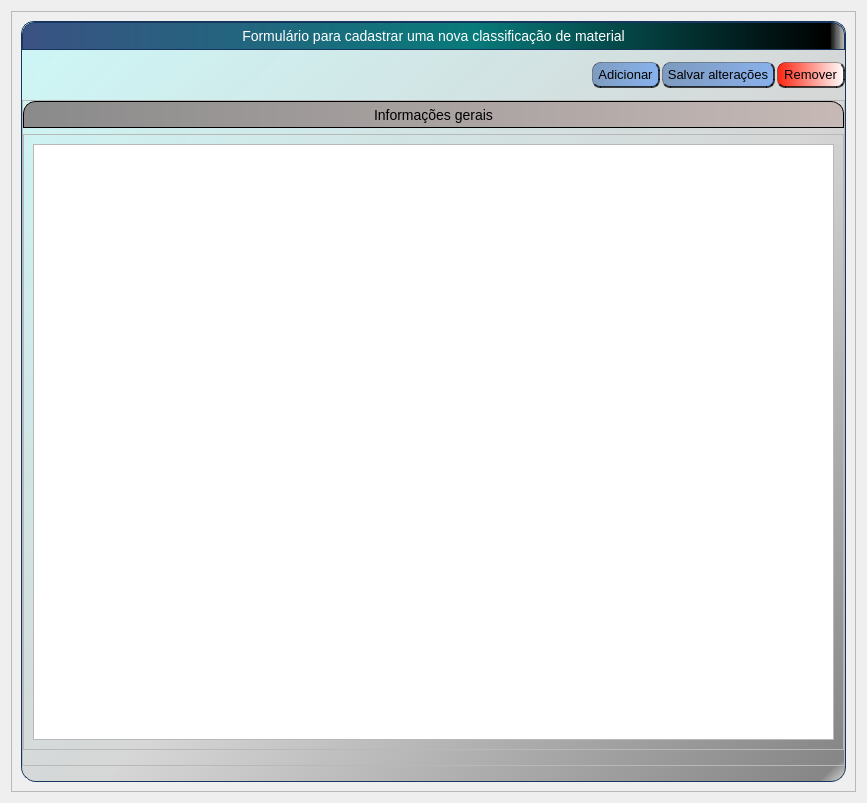
<?xml version="1.0" encoding="UTF-8"?>
<ui version="4.0">
 <class>FormCadastrarClassificacoesMateriais</class>
 <widget class="QWidget" name="FormCadastrarClassificacoesMateriais">
  <property name="windowTitle" stdset="0">
   <string>FormCadastrarClassificacoesMateriais</string>
  </property>
  <property name="geometry" stdset="0">
   <rect>
    <x>0</x>
    <y>0</y>
    <width>867</width>
    <height>803</height>
   </rect>
  </property>
  <layout class="QVBoxLayout" name="verticalLayout">
   <item>
    <widget class="QScrollArea" name="scrollArea">
     <property name="widgetResizable" stdset="0">
      <bool>true</bool>
     </property>
     <widget class="QWidget" name="scrollAreaWidgetContents">
      <property name="geometry" stdset="0">
       <rect>
        <x>0</x>
        <y>0</y>
        <width>847</width>
        <height>783</height>
       </rect>
      </property>
      <layout class="QVBoxLayout" name="verticalLayout_2">
       <item>
        <widget class="QFrame" name="frameFormulario">
         <property name="frameShape" stdset="0">
          <enum>QFrame::StyledPanel</enum>
         </property>
         <property name="frameShadow" stdset="0">
          <enum>QFrame::Raised</enum>
         </property>
         <property name="styleSheet" stdset="0">
          <string notr="true">QFrame#frameFormulario
{
	border: 1px solid #FF17365D;
	border-top-left-radius: 13px;
	border-top-right-radius: 13px;
	border-bottom-left-radius: 15px;
	border-bottom-right-radius: 15px;
	background-color: qlineargradient(spread:pad, x1:0, y1:0, x2:1, y2:1, stop:0 rgba(170, 255, 255, 125), stop:0.55 rgb(214, 214, 214), stop:0.98 rgb(134, 134, 134), stop:1 rgba(0, 0, 0, 0));
}

QLabel#labelTituloFormulario {
	border: 1px solid #FF17365D;
	border-top-left-radius: 13px;
	border-top-right-radius: 13px;
	background-color:qlineargradient(spread:pad, x1:0, y1:0, x2:1, y2:0, stop:0 rgb(59, 82, 131), stop:0.55 rgb(8, 122, 122), stop:0.98 rgba(0, 0, 0, 255), stop:1 rgba(0, 0, 0, 0));
color:rgb(255,255,255);
	padding: 5px 0px;
	max-height: 25px;
   font-size: 14px;
}

QPushButton
{
	border: 1px solid rgba(0, 0, 0, 85);
	border-radius: 8px;
	border-right: 2px solid rgba(0, 0, 0, 185);
	border-bottom: 2px solid rgba(0, 0, 0, 185);
  background-color:qlineargradient(spread:pad, x1:0, y1:0, x2:1, y2:0, stop:0 rgba(35, 84, 156, 125), stop:1 rgba(58, 134, 255, 125));
  font-size: 13px;
	height: 23px;
	width:65px;
	color: rgb(0, 0, 0);
}

QPushButton:pressed
{
	border: 1px solid rgba(0, 0, 0, 85);
	border-left: 2px solid rgba(91, 91, 91, 185);
	border-top: 2px solid rgba(91, 91, 91, 185);

}

QPushButton:hover
{
	background-color:qlineargradient(spread:pad, x1:0, y1:0, x2:1, y2:0, stop:0 rgba(135, 184, 255, 125), stop:1 rgba(158, 234, 255, 125));
}

QPushButton#pushButtonTituloInformacoesGerais
{
	border: 1px solid;
	border-top-left-radius: 13px;
	border-top-right-radius: 13px;
	border-bottom-left-radius: 0px;
	border-bottom-right-radius: 0px;
	background-color: qlineargradient(spread:pad, x1:0, y1:0, x2:1, y2:0, stop:0  rgb(138, 138, 138), stop:1 rgb(198, 185, 182));
	height: 25px;
   font-size: 14px;
}

QPushButton#pushButtonSalvar
{
	width:110;
}

QPushButton#pushButtonRemover
{
background-color:qlineargradient(spread:pad, x1:0, y1:0, x2:1, y2:0, stop:0 rgb(255, 36, 16), stop:1 rgba(255, 255, 255, 255));
}
</string>
         </property>
         <layout class="QVBoxLayout" name="verticalLayout_7">
          <property name="leftMargin">
           <number>0</number>
          </property>
          <property name="topMargin">
           <number>0</number>
          </property>
          <property name="rightMargin">
           <number>0</number>
          </property>
          <property name="bottomMargin">
           <number>15</number>
          </property>
          <item>
           <widget class="QLabel" name="labelTituloFormulario">
            <property name="text" stdset="0">
             <string>Formulário para cadastrar uma nova classificação de material</string>
            </property>
            <property name="alignment" stdset="0">
             <set>Qt::AlignCenter</set>
            </property>
            <property name="styleSheet" stdset="0">
             <string notr="true"/>
            </property>
            <property name="font" stdset="0">
             <font>
              <pointsize>-1</pointsize>
             </font>
            </property>
           </widget>
          </item>
          <item>
           <layout class="QHBoxLayout" name="horizontalLayoutBotoes">
            <property name="spacing" stdset="0">
             <number>2</number>
            </property>
            <property name="topMargin">
             <number>6</number>
            </property>
            <property name="bottomMargin">
             <number>6</number>
            </property>
            <item>
             <spacer name="horizontalSpacer">
              <property name="sizeHint" stdset="0">
               <size>
                <width>40</width>
                <height>20</height>
               </size>
              </property>
              <property name="orientation" stdset="0">
               <enum>Qt::Horizontal</enum>
              </property>
             </spacer>
            </item>
            <item>
             <widget class="QPushButton" name="pushButtonAdicionar">
              <property name="text" stdset="0">
               <string>Adicionar</string>
              </property>
              <property name="styleSheet" stdset="0">
               <string notr="true"/>
              </property>
             </widget>
            </item>
            <item>
             <widget class="QPushButton" name="pushButtonSalvar">
              <property name="text" stdset="0">
               <string>Salvar alterações</string>
              </property>
              <property name="styleSheet" stdset="0">
               <string notr="true"/>
              </property>
             </widget>
            </item>
            <item>
             <widget class="QPushButton" name="pushButtonRemover">
              <property name="text" stdset="0">
               <string>Remover</string>
              </property>
              <property name="styleSheet" stdset="0">
               <string notr="true"/>
              </property>
             </widget>
            </item>
           </layout>
          </item>
          <item>
           <widget class="QFrame" name="frameInformacoesGerais">
            <property name="frameShape" stdset="0">
             <enum>QFrame::StyledPanel</enum>
            </property>
            <property name="frameShadow" stdset="0">
             <enum>QFrame::Raised</enum>
            </property>
            <property name="styleSheet" stdset="0">
             <string notr="true">QFrame#frameFormulario
{
	border: 1px solid #FF17365D;
	border-top-left-radius: 13px;
	border-top-right-radius: 13px;
	border-bottom-left-radius: 15px;
	border-bottom-right-radius: 15px;
	background-color: qlineargradient(spread:pad, x1:0, y1:0, x2:1, y2:1, stop:0 rgba(170, 255, 255, 125), stop:0.55 rgb(214, 214, 214), stop:0.98 rgb(134, 134, 134), stop:1 rgba(0, 0, 0, 0);
}</string>
            </property>
            <layout class="QVBoxLayout" name="verticalLayout_4">
             <property name="leftMargin">
              <number>0</number>
             </property>
             <property name="topMargin">
              <number>0</number>
             </property>
             <property name="rightMargin">
              <number>0</number>
             </property>
             <property name="bottomMargin">
              <number>15</number>
             </property>
             <item>
              <widget class="QPushButton" name="pushButtonTituloInformacoesGerais">
               <property name="text" stdset="0">
                <string>Informações gerais</string>
               </property>
               <property name="styleSheet" stdset="0">
                <string notr="true"/>
               </property>
              </widget>
             </item>
             <item>
              <widget class="QFrame" name="subFrameInformaoesGerais">
               <property name="frameShape" stdset="0">
                <enum>QFrame::StyledPanel</enum>
               </property>
               <property name="frameShadow" stdset="0">
                <enum>QFrame::Raised</enum>
               </property>
               <layout class="QGridLayout" name="gridLayout">
                <property name="leftMargin">
                 <number>9</number>
                </property>
                <property name="topMargin">
                 <number>9</number>
                </property>
                <property name="rightMargin">
                 <number>9</number>
                </property>
                <property name="bottomMargin">
                 <number>9</number>
                </property>
                <item row="0" column="0">
                 <widget class="QTreeView" name="treeView"/>
                </item>
               </layout>
              </widget>
             </item>
            </layout>
           </widget>
          </item>
         </layout>
        </widget>
       </item>
      </layout>
     </widget>
    </widget>
   </item>
  </layout>
 </widget>
 <resources/>
 <connections/>
</ui>
